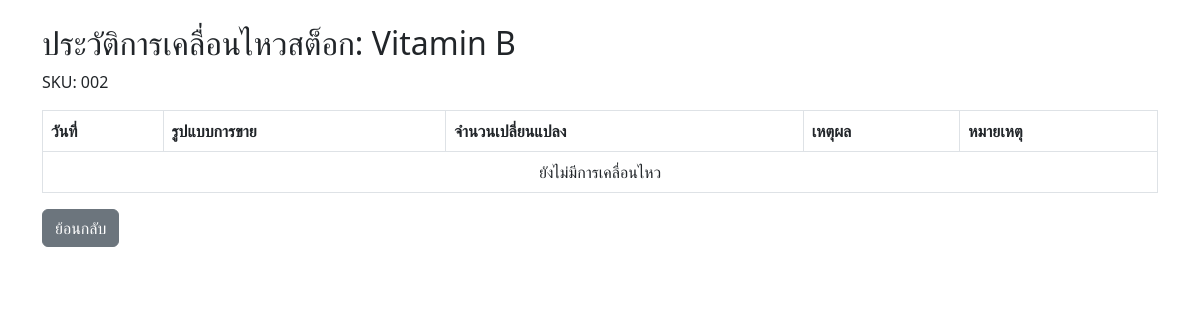
The page /stock_movement/2 on the database as committed earlier.
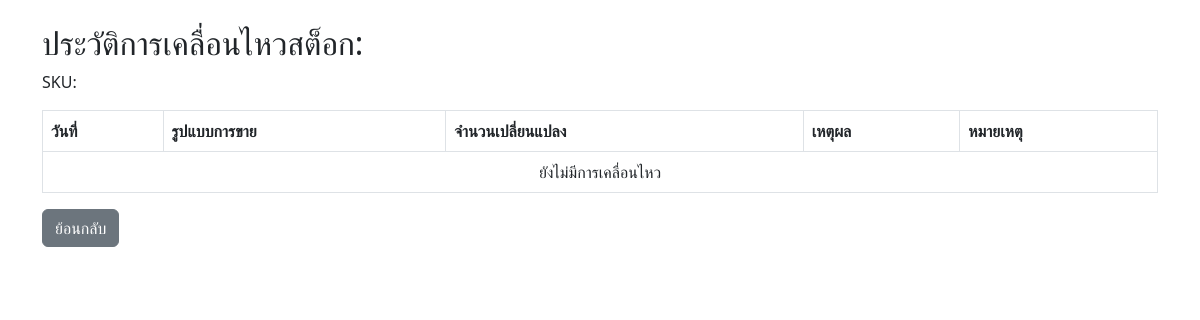
The same page on the database as committed later.
### model.py (models this page shows, shortened)
class Product(db.Model):
    __tablename__ = 'product'
    id = db.Column(db.Integer, primary_key=True)
    name = db.Column(db.String(100), nullable=False) #ชื่อสินค้า
    sku = db.Column(db.String(50), unique=True, nullable=False) #รหัสSKU
    cost_price = db.Column(db.Float, nullable=False) #ราคาต้นทุนสินค้า
    category = db.Column(db.String(50)) #หมวดหมู่สินค้า เช่น Vitamin / Drug / กระดาษ  ไม่ได้มีผลอะไรกับ data
    unit = db.Column(db.String(20)) #หน่วยนับ(แบบชิ้น)
    stock = db.Column(db.Integer, default=0) #จำนวนคงเหลือสต๊อก(แบบชิ้น)
    image_filename = db.Column(db.String(200))  #ชื่อไฟล์รูปภาพ
    variants = db.relationship('ProductVariant', backref='product', cascade="all, delete-orphan", lazy=True)

### app.py (the view)
@app.route('/stock_movement/<int:product_id>')
def stock_movement(product_id):
    product = Product.query.get_or_404(product_id)
    movements = StockMovement.query.filter_by(product_id=product_id).order_by(StockMovement.timestamp.desc()).all()
    return render_template('stock_movement.html', product=product, movements=movements)

### templates/stock_movement.html (shortened to what this page needs)
<!DOCTYPE html>
<html lang="th">
  <head>
    <link
      href="https://cdn.jsdelivr.net/npm/bootstrap@5.3.0/dist/css/bootstrap.min.css"
      rel="stylesheet"
    />
  </head>
  <body>
    <div class="container mt-4">
      <h2>ประวัติการเคลื่อนไหวสต็อก: {{ product.name }}</h2>
      <p>SKU: {{ product.sku }}</p>
      <table class="table table-bordered mt-3">
        <thead>
          <tr>
            <th>วันที่</th>
            <th>รูปแบบการขาย</th>
            <th>จำนวนเปลี่ยนแปลง</th>
            <th>เหตุผล</th>
            <th>หมายเหตุ</th>
          </tr>
        </thead>
        <tbody>
          {% for m in movements %}
          <tr
            class="{% if m.change > 0 %}table-success{% elif m.change < 0 %}table-danger{% endif %}"
          >
            <td>{{ m.timestamp.strftime('%Y-%m-%d %H:%M') }}</td>
            <td>
              {% if m.variant %} {{ m.variant.sale_mode }} ({{
              m.variant.pack_size }} ชิ้น) {% else %} - {% endif %}
            </td>
            <td>{{ m.change }}</td>
            <td>{{ m.reason or '-' }}</td>
            <td>{{ m.note or '-' }}</td>
          </tr>
          {% else %}
          <tr>
            <td colspan="5" class="text-center">ยังไม่มีการเคลื่อนไหว</td>
          </tr>
          {% endfor %}
        </tbody>
      </table>
      <a href="{{ url_for('product_list') }}" class="btn btn-secondary"
        >ย้อนกลับ</a
      >
    </div>
  </body>
</html>

Rows that differ between the two databases and show on the page:
no longer on this page (row edited): Product: name "Vitamin B", sku "002"
